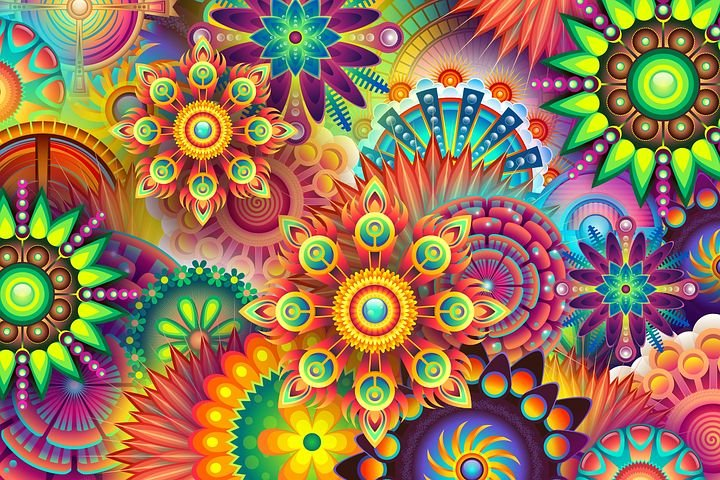
#> input picture openCV/Images/img4.jpg, 720 x 480 px
$ python 12.histogram.py
#> lines starting #> are read from the running program, lines starting #| are printed output that depends on the picture; after the words box and inside, x2 and y2 are one past the last pixel; in counts of white or black regions, pixels touching at a corner belong together
import cv2 as cv
import numpy as np
import matplotlib.pyplot as plt

img=cv.imread("Images/img4.jpg")
#> img is the input picture: shape (480, 720, 3); mean B, G, R 86.6, 119, 150.3
cv.imshow("Original",img)

blank=np.zeros(img.shape[:2],dtype="uint8")
mask=cv.circle(blank,(img.shape[1]//2,img.shape[0]//2),100,(255,255,255),thickness=-1)
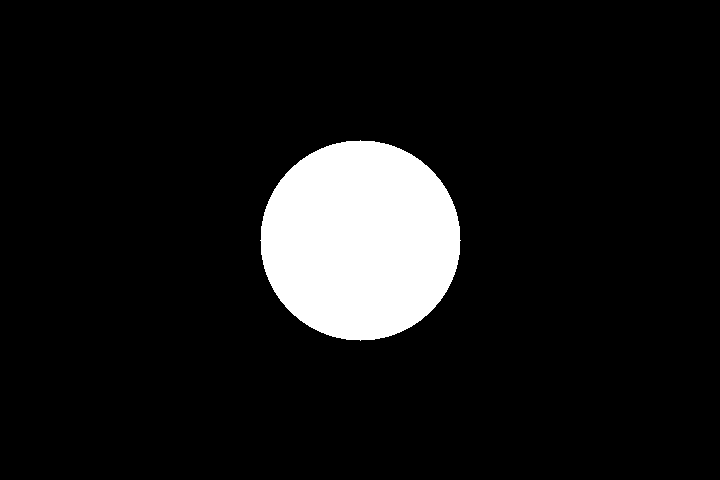
#> blank: shape (480, 720); 9.1% white; 1 white region, box (x1, y1, x2, y2) and area: (260, 140, 461, 341) 31417

gray=cv.cvtColor(img,cv.COLOR_BGR2GRAY)
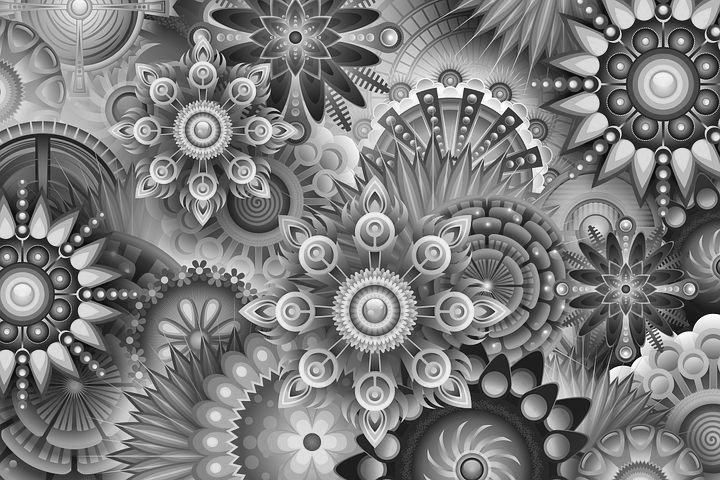
#> gray: shape (480, 720); min 2, max 254, mean 124.7
cv.imshow("Gray",gray)

masked=cv.bitwise_and(img,img,mask=mask)
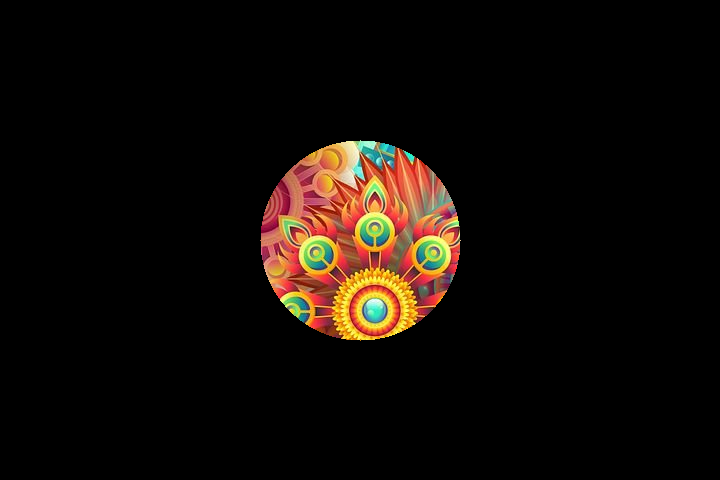
#> masked: shape (480, 720, 3); mean B, G, R 6.8, 11.2, 17.3
cv.imshow("Mask",masked)

gray_hist=cv.calcHist([gray],[0],None,[256],[0,256])
#> gray_hist = 256 values, max 2434 at index 118, min 0 at index 0, mean 1350
mask_hist=cv.calcHist([gray],[0],mask,[256],[0,256])
#> mask_hist = 256 values, max 291 at index 129, min 0 at index 0, mean 122.7

plt.figure()
plt.title('Gray Histogram')
plt.xlabel("X-Axis")
plt.ylabel("Y-Axis")
plt.plot(mask_hist)
plt.xlim([0,256])
plt.show()
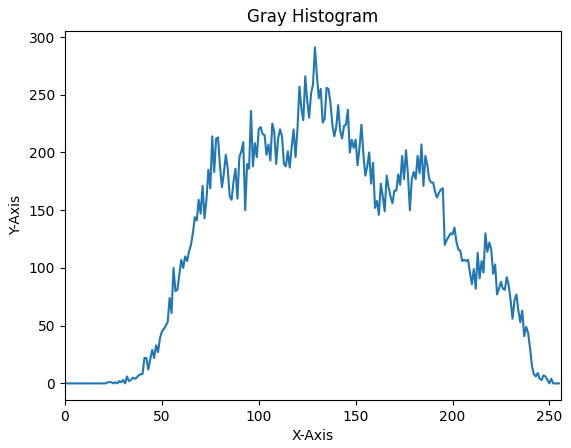
#> figure drawn by matplotlib, 1 panel; curve peaks at x = 129, y = 291


'''plt.figure()
plt.title('Color Histogram')
plt.xlabel("X-Axis")
plt.ylabel("Y-Axis")
colors=('b','g','r')
for i,col in enumerate(colors):
    hist=cv.calcHist([img],[i],mask,[256],[0,256])
    plt.plot(hist,color=col)
    plt.xlim([0,256])

plt.show()'''

cv.waitKey(0)

$ run again, with openCV/Images/img1.jpg copied over openCV/Images/img4.jpg
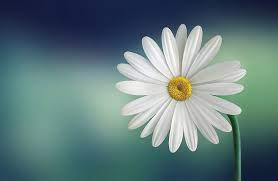
#> input picture openCV/Images/img1.jpg, 278 x 181 px
#> img is the input picture: shape (181, 278, 3); mean B, G, R 124.4, 122.5, 97.6
#> `mask=cv.circle(blank,(img.shape[1]//2,img.shape[0]//2),100,(255,255,25..`:
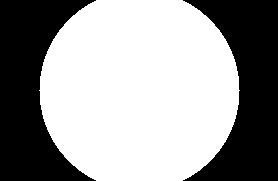
#> blank: shape (181, 278); 60.3% white; 2 black regions, box (x1, y1, x2, y2) and area: (0, 0, 96, 181) 10083, (183, 0, 278, 181) 9902
#> gray_hist = 256 values, max 869 at index 36, min 0 at index 0, mean 196.6
#> mask_hist = 256 values, max 696 at index 36, min 0 at index 0, mean 118.5
#> `plt.show()`:
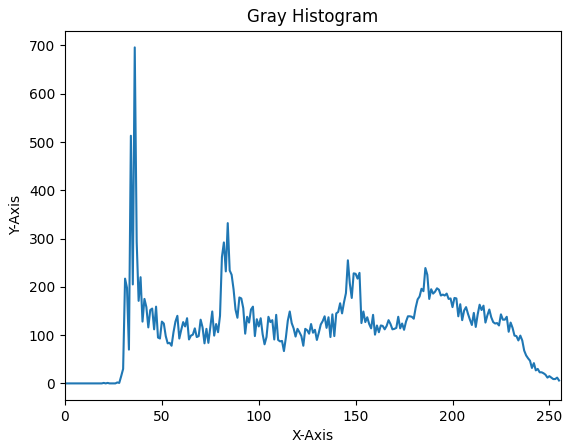
#> figure drawn by matplotlib, 1 panel; curve peaks at x = 36, y = 696

$ run again, with openCV/Images/img2.jpg copied over openCV/Images/img4.jpg
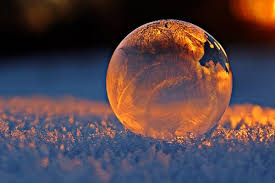
#> input picture openCV/Images/img2.jpg, 275 x 183 px
#> img is the input picture: shape (183, 275, 3); mean B, G, R 72.2, 66.8, 84.7
#> `mask=cv.circle(blank,(img.shape[1]//2,img.shape[0]//2),100,(255,255,25..`:
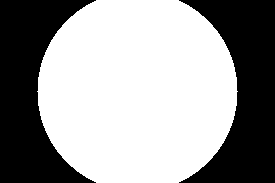
#> blank: shape (183, 275); 60.6% white; 2 black regions, box (x1, y1, x2, y2) and area: (0, 0, 96, 183) 9913, (179, 0, 275, 183) 9913
#> gray_hist = 256 values, max 1386 at index 4, min 0 at index 214, mean 196.6
#> mask_hist = 256 values, max 1202 at index 4, min 0 at index 205, mean 119.1
#> `plt.show()`:
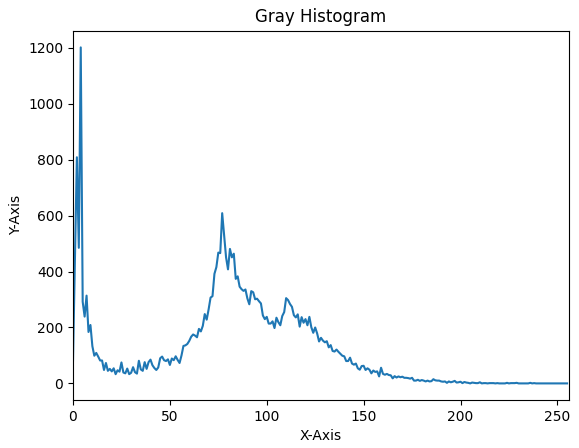
#> figure drawn by matplotlib, 1 panel; curve peaks at x = 4, y = 1202

$ run again, with openCV/Images/img3.jpg copied over openCV/Images/img4.jpg
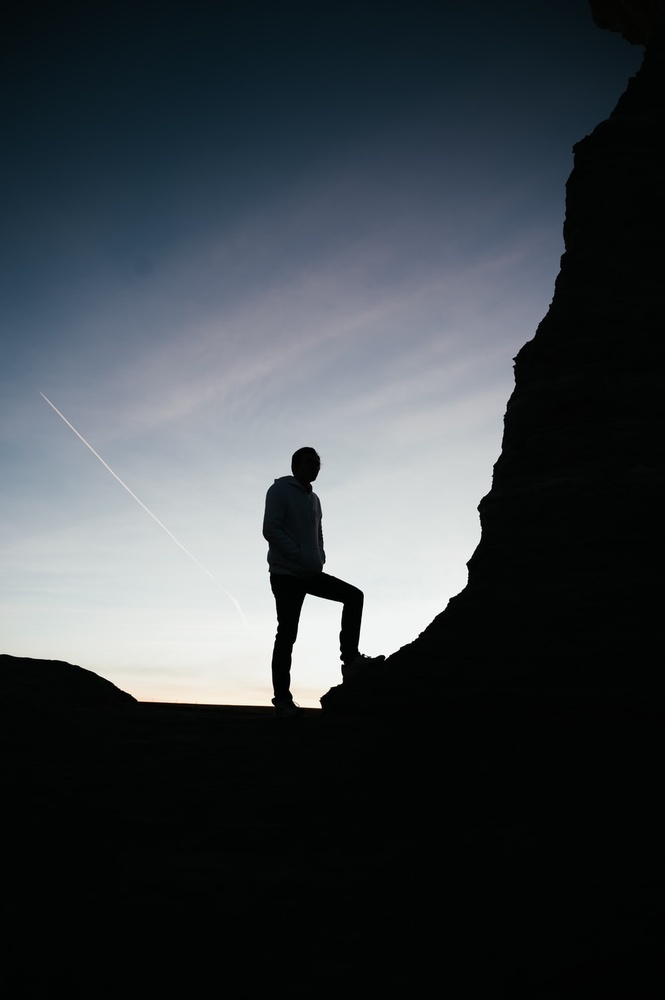
#> input picture openCV/Images/img3.jpg, 665 x 1000 px, shrunk from 1000 x 1503 before the run
#> img is the input picture: shape (1000, 665, 3); mean B, G, R 70.1, 65.6, 59.4
#> `mask=cv.circle(blank,(img.shape[1]//2,img.shape[0]//2),100,(255,255,25..`:
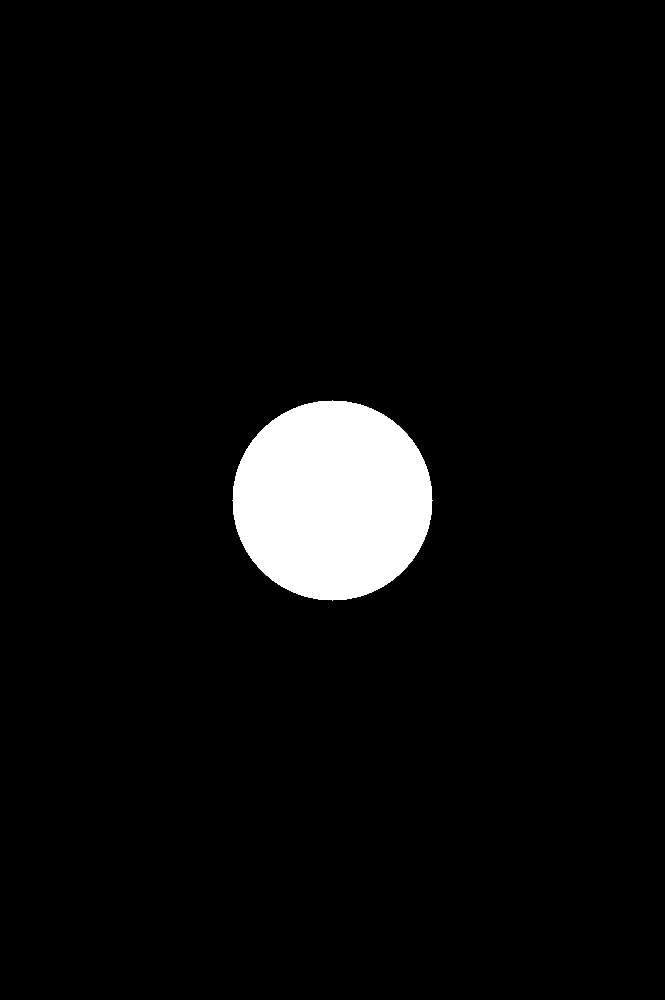
#> blank: shape (1000, 665); 4.7% white; 1 white region, box (x1, y1, x2, y2) and area: (232, 400, 433, 601) 31417
#> gray_hist = 256 values, max 167519 at index 3, min 32 at index 251, mean 2597.7
#> mask_hist = 256 values, max 839 at index 2, min 0 at index 65, mean 122.7
#> `plt.show()`:
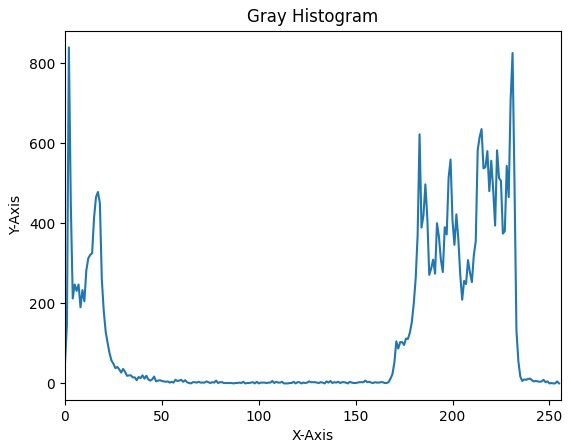
#> figure drawn by matplotlib, 1 panel; curve peaks at x = 2, y = 839
